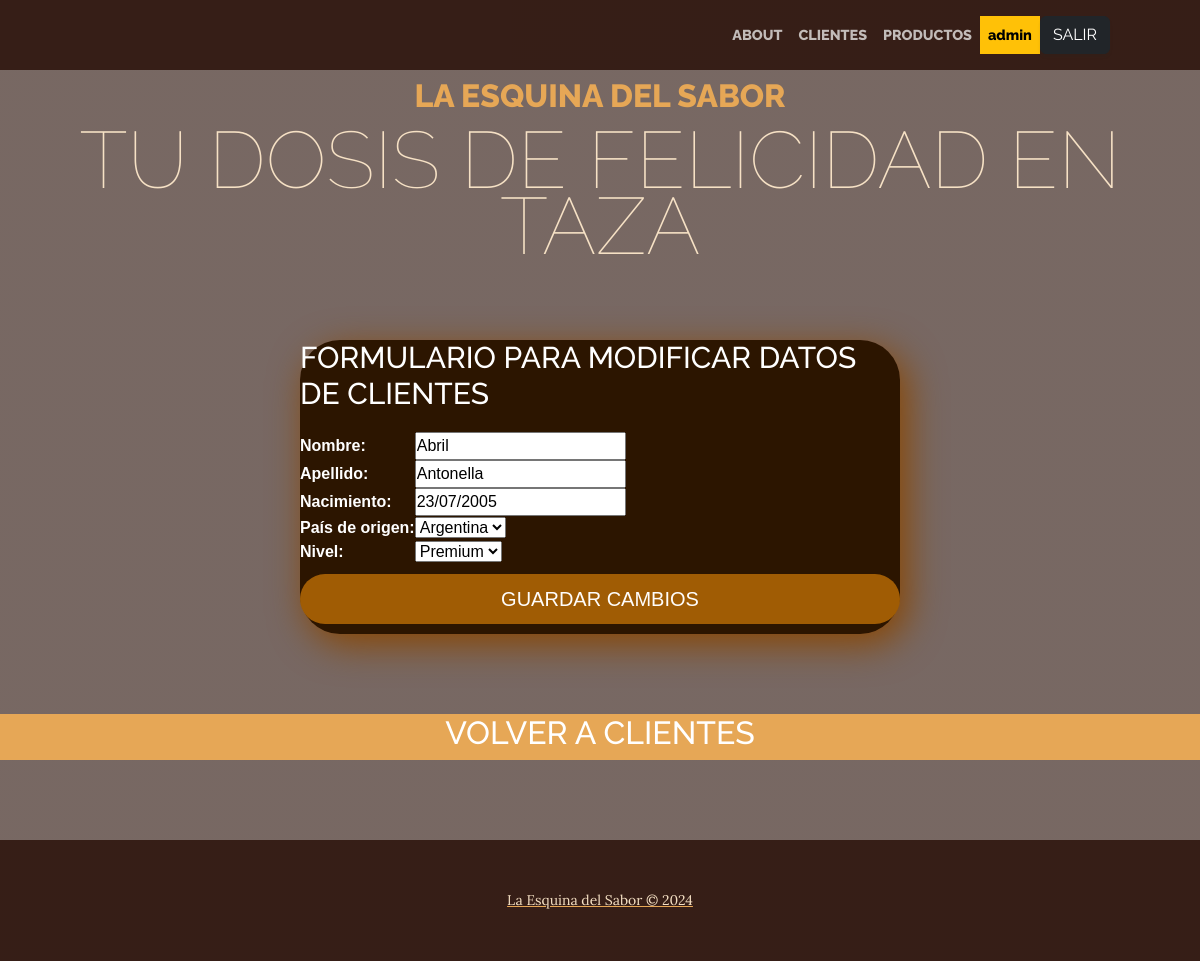
The page /cliente/cliente_update/8 (signed in) on the database its author committed.
### cliente/models.py (models this page shows, shortened)
class cliente(models.Model):
        nombre = models.CharField(max_length=200)
        apellido = models.CharField(max_length=50)
        nacimiento = models.DateField(null=True)
        pais_origen_id = models.ForeignKey(Pais, on_delete=models.SET_NULL, null=True, verbose_name="País de origen")
        nivel_sus = models.ForeignKey(suscripcion, on_delete=models.SET_NULL, null=True, verbose_name="Nivel")

class Pais(models.Model):
    nombre = models.CharField(max_length=50)
    def __str__(self):
        return self.nombre
    class Meta:
        verbose_name_plural = 'Países'

### cliente/views.py (the view)
# urls.py: path("cliente_update/<int:pk>",views.cliente_update.as_view(),name="cliente_update"),
class cliente_update(UpdateView):
    model = models.cliente
    form_class = forms.Clientes_form
    template_name = "cliente/cliente_update.html"
    success_url = reverse_lazy("cliente:Home")

### cliente/forms.py
class Clientes_form(forms.ModelForm):
    class Meta:
        model = models.cliente
        fields ="__all__"

### cliente/models.py (called while the page is built)
    def __str__(self):
        return self.nivel

### cliente/templates/cliente/cliente_update.html (shortened to what this page needs)
{% extends 'core/base.html' %}
{% load static %}
{% block contenido %}
{% if user.is_authenticated %}
{% if user.username == 'admin' %}
<html lang="es">
    <head>
        <link href="{% static 'core/css/estilos.css' %}" rel="stylesheet"/>
    </head>
    <body>
        <section class="form-register">
            <h4>FORMULARIO PARA MODIFICAR DATOS DE CLIENTES</h4>
            <form action="" method="post">
              <table>
                {{form.as_table}}
              </table>
              <input class="bottons" type="submit" value="GUARDAR CAMBIOS"> </a>
            </form>
        </section>
        <a href="{% url 'cliente:Home' %}">
            <section class="page-section bg-primary" id="about">
              <div class="container px-4 px-lg-5">
                  <div class="row gx-4 gx-lg-5 justify-content-center">
                      <div class="col-lg-8 text-center">
                          <h2 class="text-white mt-0">VOLVER A CLIENTES</h2>
                      </div>
                  </div>
              </div>
          </section>
        <footer class="footer text-faded text-center py-5">
            <div class="container"><p class="m-0 small">La Esquina del Sabor &copy; 2024</p></div>
        </footer>
      {% endif %}
      {% endif %}
{% endblock contenido %}

### core/templates/core/base.html (shortened to what this page needs)
{% load static %}
<!DOCTYPE html>
<html lang="es">
    <head>
        <link href="{% static 'core/css/styles.css' %}" rel="stylesheet" />
    </head>
    <body>
        <header>
            <h1 class="site-heading text-center text-faded d-none d-lg-block">
                <span class="site-heading-upper text-primary mb-3">La Esquina del Sabor</span>
                <span class="site-heading-lower">Tu Dosis de Felicidad en Taza</span>
            </h1>
        </header>
        <nav class="navbar navbar-expand-lg navbar-light fixed-top py-3" id="mainNav">
            <div class="container px-4 px-lg-5">
                <div class="container">
                <div class="collapse navbar-collapse" id="navbarResponsive">
                    <ul class="navbar-nav ms-auto my-2 my-lg-0">
                        <li class="nav-item"><a class="nav-link" href="{% url 'core:about' %}">ABOUT</a></li>
                        {% if user.is_authenticated %}
                        {% if user.username == 'admin' %}
                            <li class="nav-item"><a class="nav-link" href="{% url 'cliente:Home' %}">CLIENTES</a></li>
                            <li class="nav-item"><a class="nav-link" href="{% url 'producto:Home' %}">PRODUCTOS</a></li>
                            <li class="nav-item"><a class="nav-link text-bg-warning">{{ user.username }}</a></li>
                            <li class="nav-item">
                            <form action="{% url 'core:logout' %}" method="post">
                                <button type="submit" class="btn btn-dark">SALIR</a></button>
                            </form>
                            </li>
                        {% endif %}
                        {% else %}
                        <li class="nav-item"><a class="nav-link" href="{% url 'core:login' %}">INICIAR SESIÓN</a></li>
                        <li class="nav-item"><a class="nav-link" href="{% url 'core:register' %}">REGISTRARSE</a></li>
                        {% endif %}
                    </ul>
                </div>
            </div>
        </nav>
        {% block contenido %}
        {% endblock contenido %}
</html>

### core/static/core/css/estilos.css (style rules this page uses)
* { margin:0; padding: 0; box-sizing: border-box; }
.form-register { width: 50%; background: #2c1500; padding: auto; margin: auto; margin-top: 50px; border-radius: 40px; font-family: 'Arial'; color: rgb(255, 255, 255); box-shadow: 7px 10px 37px #8a4601 ; }
.form-register h4 { font-size: 30px; margin-bottom: 20px; }
.bottons { width: 100%; background: rgb(160, 92, 4); border-radius: 40px; border: none; padding: 10px; color: rgb(255, 253, 251); margin: 10px 0; font-size: 20px; }

### rows shown on the page
cliente: nombre "Abril", apellido "Antonella", nacimiento "23/07/2005", pais_origen_id "Argentina", nivel_sus "Premium"

### other values the page prints
{{ user.username }} "admin"
